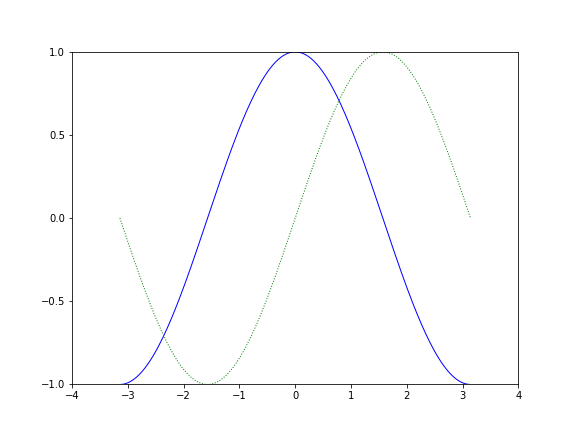

This chart was generated by the following Python code:
# -----------------------------------------------------------------------------
# Copyright (c) 2015, Nicolas P. Rougier. All Rights Reserved.
# Distributed under the (new) BSD License. See LICENSE.txt for more info.
# -----------------------------------------------------------------------------

# Imports
import matplotlib.pyplot as plt
import numpy as np

# 创建一个 8 * 6 点（point）的图，并设置分辨率为 80
plt.figure(figsize=(8,6), dpi=100)

# 创建一个新的 1 * 1 的子图，接下来的图样绘制在其中的第 1 块（也是唯一的一块）
plt.subplot(111)

X = np.linspace(-np.pi, np.pi, 256,endpoint=True)
C,S = np.cos(X), np.sin(X)

# 绘制余弦曲线，使用蓝色的、连续的、宽度为 1 （像素）的实线
plt.plot(X, C, color="blue", linewidth=1.0, linestyle="-")

# 绘制正弦曲线，使用绿色的、连续的、宽度为 1 （像素）的虚线
plt.plot(X, S, color="green", linewidth=1.0, linestyle=":")

# 设置 x 轴范围
plt.xlim(-4.0,4.0)

# 设置 x轴 记号
plt.xticks(np.linspace(-4,4,9,endpoint=True))

# 设置 y 轴范围
plt.ylim(-1.0,1.0)

# 设置 y轴 记号
plt.yticks(np.linspace(-1,1,5,endpoint=True))

#保存图片到当前目录下
plt.savefig("exercice_2.png",dpi=72)

plt.show()
